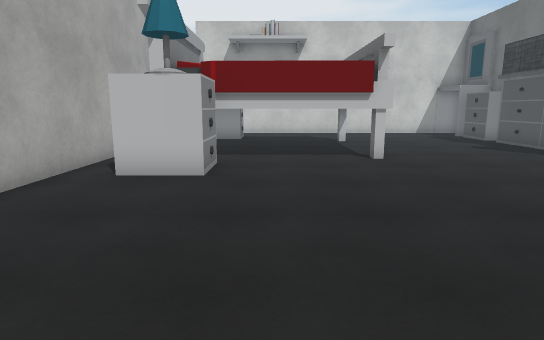
view 1 (above)

24 first-person views from a walk through a Unity game level. The camera is 1.4 m above the floor, tilts 10° down and sees 75° across. The floor is counted in squares, 1 m on a side. Each view is taken from the middle of a square. On the plan, view 1 faces up. The plan holds only what a view shows up to about 15 squares ahead; the rest is blank. The place goes on beyond the plan. Some surface patterns are stand-ins.

view 2
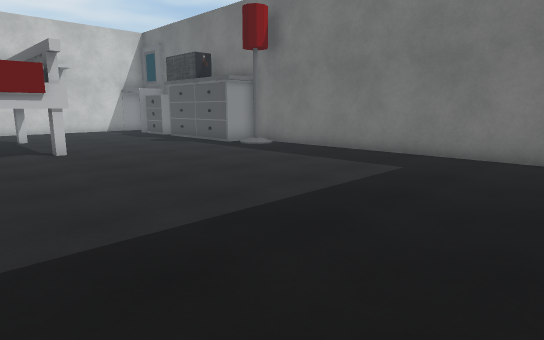

view 3
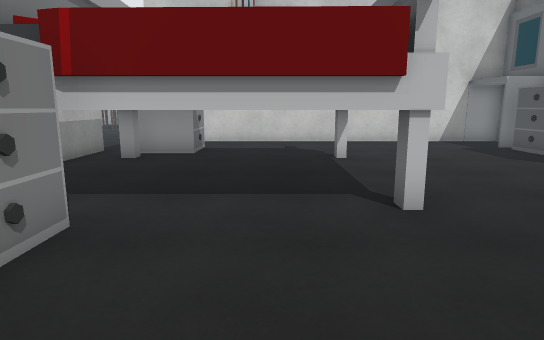

view 4
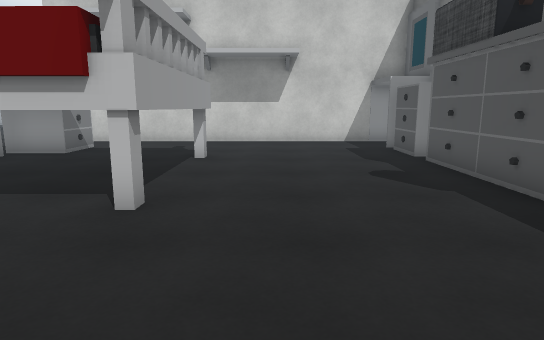

view 5
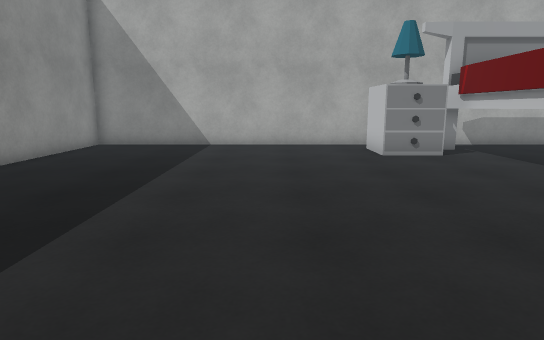

view 6
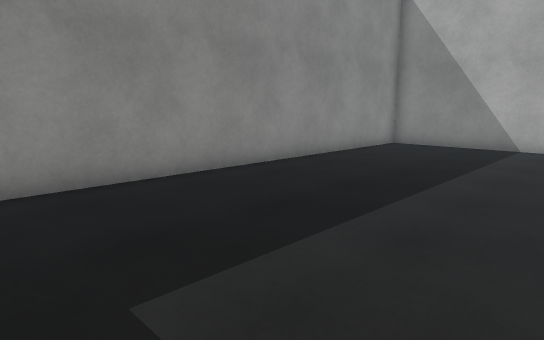

view 7
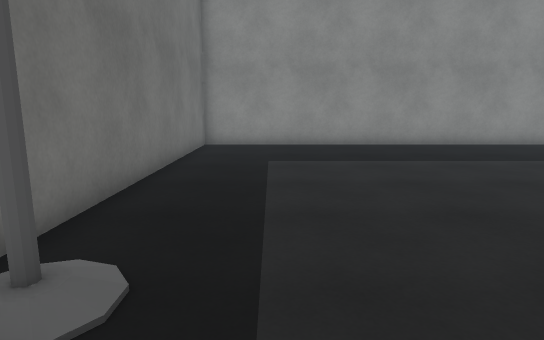

view 8
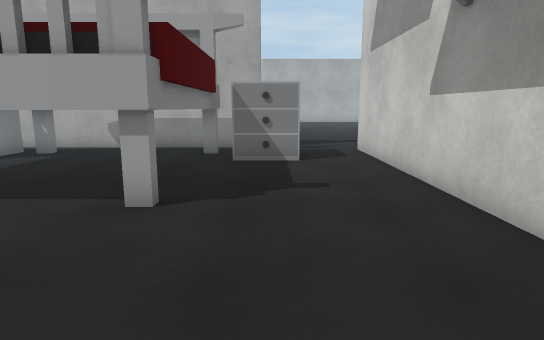

view 9
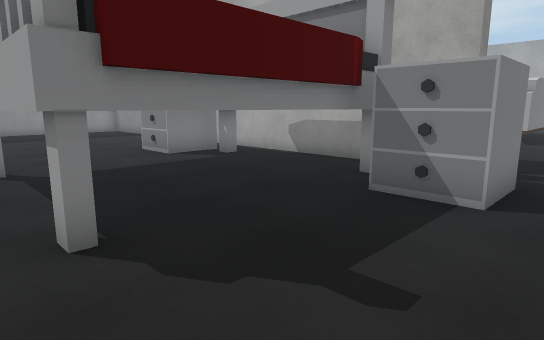

view 10
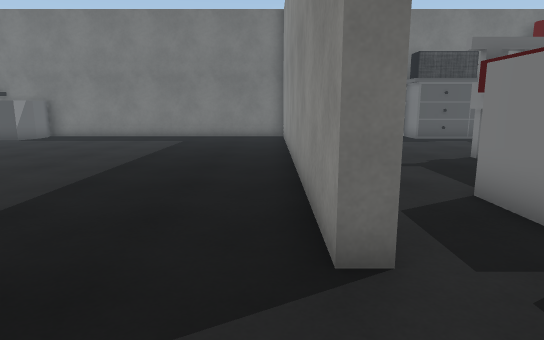

view 11
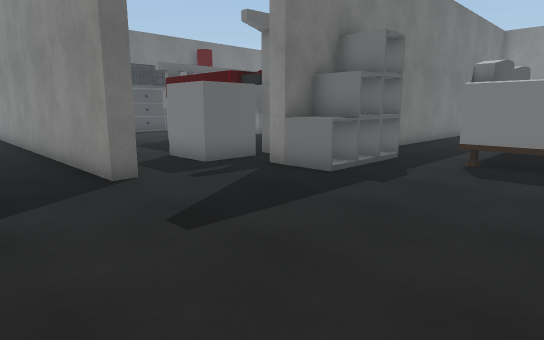

view 12
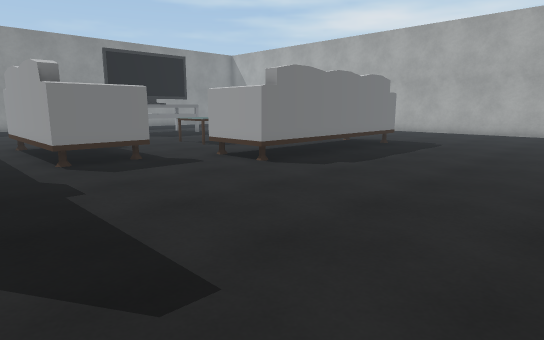

view 13
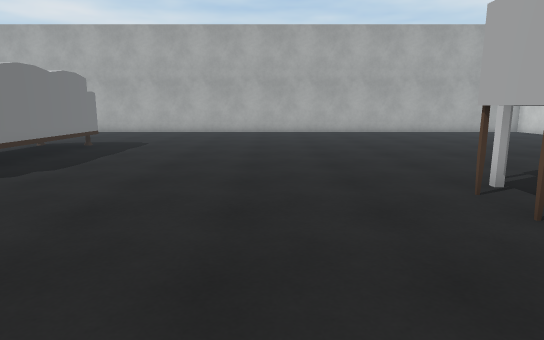

view 14
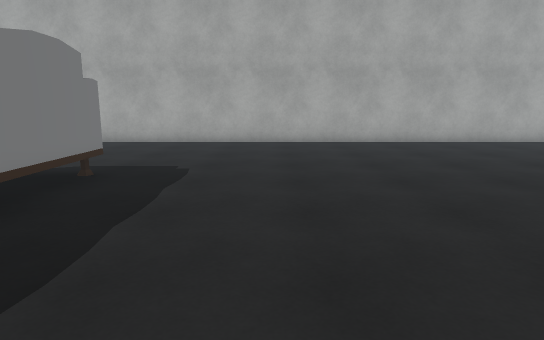

view 15
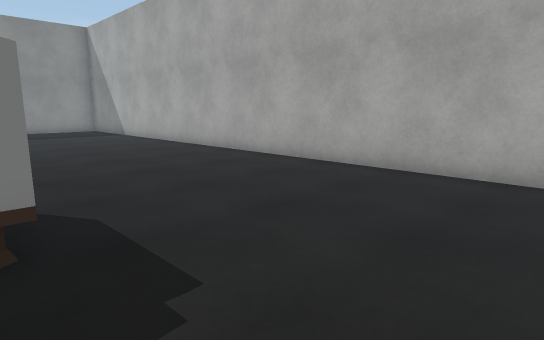

view 16
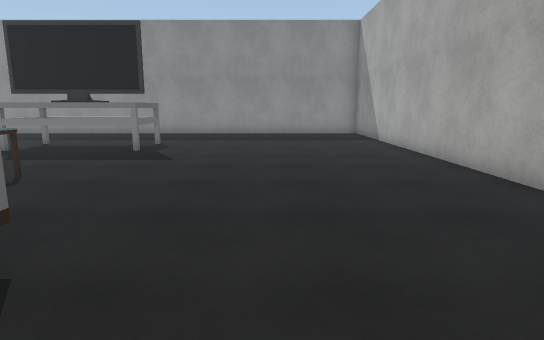

view 17
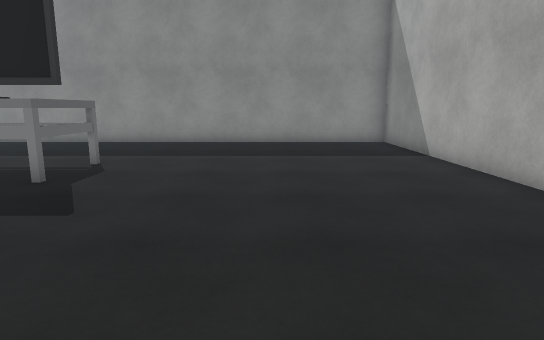

view 18
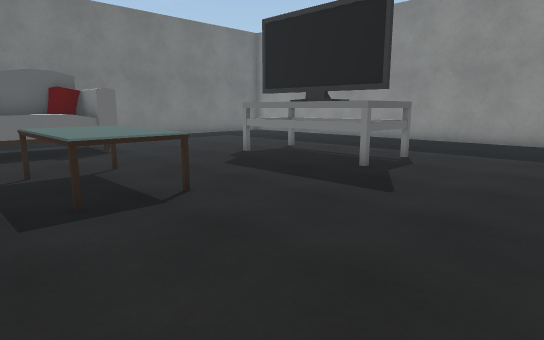

view 19
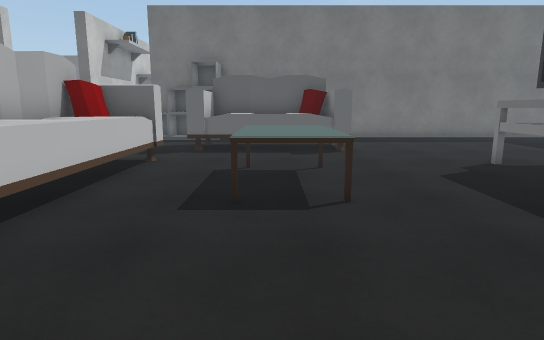

view 20
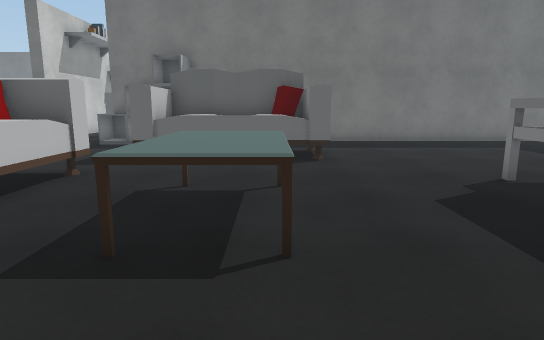

view 21
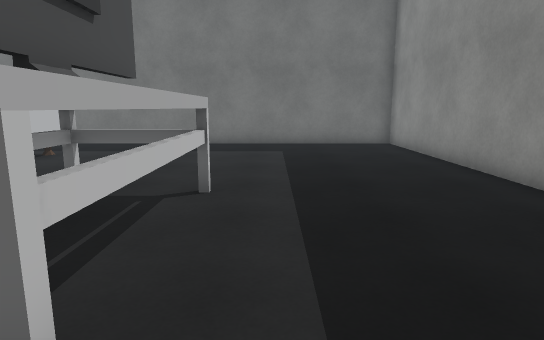

view 22
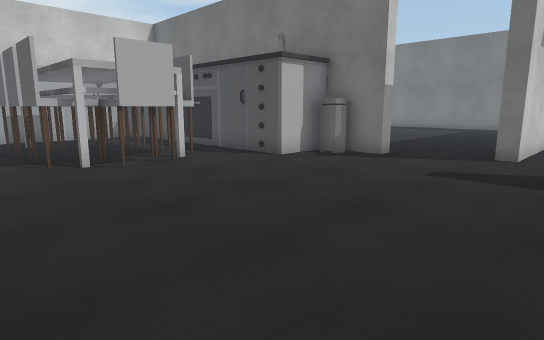

view 23
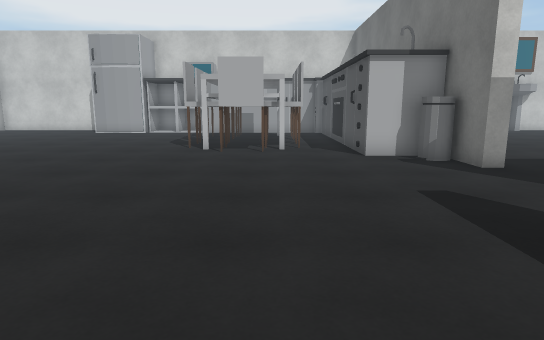

view 24
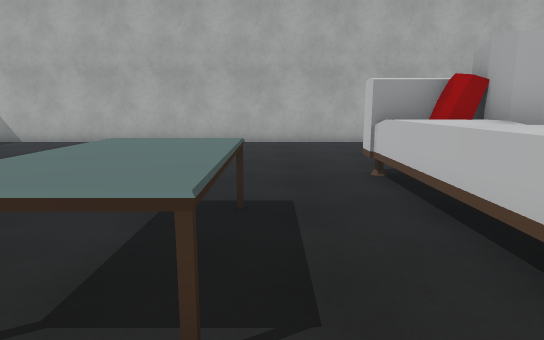

### Floor plan
Key: @ floor where view 1 was taken; # wall or solid block; . floor; R drawers; L lamp; M mirror; S sofa; T table; C chair; B bin; O other object.
Columns run from 27 left of view 1 to 11 right of it. Each row starts with its distance up from view 1.
 30 #..   ........C   C.#      ..  .....
 29 #.... ........C# #C.#     ... ......
 28 #.............C###C.#     ..........
 27 #..............#C#..#    ...........
 26 #...............C...#   ............
 25 #...................#B# ............
 24 #.....................#.............
 23 #...................................
 22 #...................................
 21 #...................................
 20 #......................###############
 19 #.....................................
 18 #.......................RR...........M
 17 #.......................RRR.........R
 16 #......OOOOOOOOO.....O#.RR..........R
 15 #...... OOOOOOOO.....O#.OOOOOOO.....RR
 14 #......OOOOOOOOO.SS..O#.O.....O.....O
 13 #................SSS.O#.O.....O.....O
 12 #................SSS..#.O.....O.....O
 11 #.........TTTT...SSS..#.O.....O.....O
 10 #.........TTTT...SSS..#.OOOOOOO.....OO
  9 #................SSS..#.RR...........L#
  8 #.....................#. RR...........#
  7 #.....................#.RR............#
  6 #.....................#...............#
  5 #.........OOOOO.......#...............#
  4 #.........OOOOO.......#...............#
  3 #.........OOOOO.......#...............#
  2 #.....................#...............#
  1 #.....................#...............#
  0 #.....................#....@..........#
 -1 #.....................#...............#
 -2 #.....................#...............#
 -3 #######################################

Positions as (right, up) in squares from view 1, and headings:
1: (0, 0), facing up
2: (0, -2), facing up-right
3: (1, 5), facing up
4: (5, 5), facing up
5: (9, 4), facing left
6: (9, 4), facing down-left
7: (8, 11), facing down
8: (8, 17), facing left
9: (4, 19), facing down-left
10: (-7, 21), facing right
11: (-11, 23), facing down-right
12: (-6, 23), facing down-left
13: (-6, 23), facing left
14: (-12, 20), facing left
15: (-19, 20), facing down-left
16: (-22, 17), facing down
17: (-22, 12), facing down
18: (-22, 13), facing down-right
19: (-22, 11), facing right
20: (-20, 10), facing right
21: (-19, 2), facing right
22: (-15, 18), facing up-right
23: (-10, 15), facing up
24: (-12, 12), facing left
